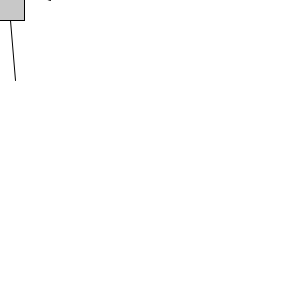
Frame 1 (no input)
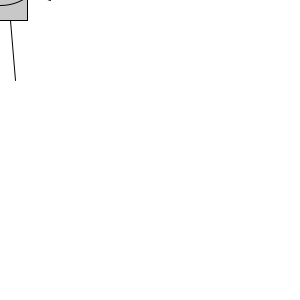
Frame 60 (the mouse pressed at the canvas centre just before this capture)
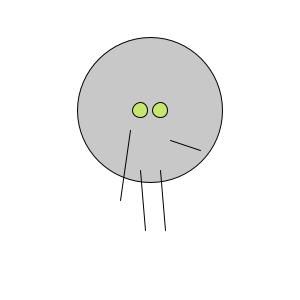
Frame 120 (the mouse held since frame 60 and released just before this capture)

The Processing sketch that drew these frames (run headless with seeded random() and noise(); from frame 60 on, the mouse is pressed at the canvas centre):

// Processing sketch: zoog_moveAround
// ── zoog_moveAround.pde
float zoogX;
float zoogY;
float facedia;

float eyeR = 0;
float eyeG = 0;
float eyeB = 0;
float a = 0;


void setup() {
  size(300, 300);
  frameRate(30);
  zoogX = 0;
  zoogY = 0;
  facedia = 40;
  println(width, height);
};


void draw() {
  
  // if you put background here, you can erace the previous rendering. that way i see only one newest monster
  background(255);
  
  //set mode
  ellipseMode(CENTER);
  rectMode(CENTER);
  
  translate(mouseX, mouseY);
  
  //body
  fill(200,200,200);
  rect(zoogX, zoogY, random(30, 60), 40);
  ellipse(zoogX, zoogY - 40, facedia, facedia);
  
  // eyes
  fill(eyeR, eyeG, eyeB, a);
  ellipse(zoogX -10, zoogY-40, 15, 15);
  ellipse(zoogX +10, zoogY-40, 15, 15);
  line(zoogX - 30, zoogY + 50, zoogX -20, zoogY -20);
  line(zoogX +20, zoogY - 10, zoogX + 50, zoogY);
  line(zoogX-10, zoogY + 20, zoogX-5, zoogY + 80);
  line(zoogX+10, zoogY + 20, zoogX+15, zoogY + 80);
  
  //zoogX = random(100, width - 100);
  //zoogY = zoogY - random(5);
  
  facedia = facedia + random(-20, 20);
  
  eyeR = random(255);
  eyeG = random(255);
  eyeB = random(255);
  a = random(150, 255);
};
